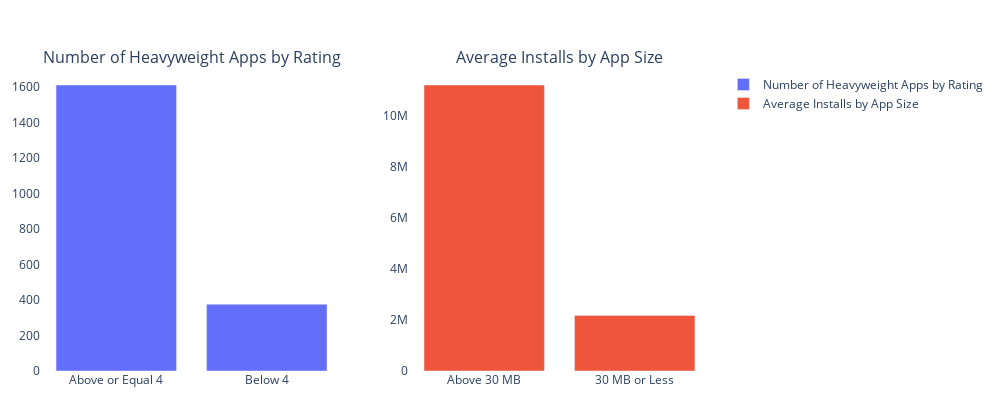

The notebook cell saved with this chart:
### Markdown cell above
ניתן לראות את החלוקה בפיזור האפליקציות. אפליקציות הגדולות מ-30 מגה-בייט מדורגות בעיקר בדירוג הגבוה יותר באופן ברור יותר

### Code cell
heavy_apps = size_apps[size_apps['Size_MB'] > 30]

total_heavy_apps = heavy_apps.shape[0]
high_rating_apps = heavy_apps[heavy_apps['Rating'] >= 4].shape[0]
low_rating_apps = heavy_apps[heavy_apps['Rating'] < 4].shape[0]

data1 = {'Rating Category': ['Above or Equal 4', 'Below 4'],'Count': [high_rating_apps, low_rating_apps]}

df1 = pd.DataFrame(data1)

large_apps = size_apps[size_apps['Size_MB'] > 30]
small_apps = size_apps[size_apps['Size_MB'] <= 30]

large_apps = large_apps[large_apps['Installs'] <= 100000000]
small_apps = small_apps[small_apps['Installs'] <= 100000000]
average_installs_large = large_apps['Installs'].mean()
average_installs_small = small_apps['Installs'].mean()

data2 = {'Size Category': ['Above 30 MB', '30 MB or Less'],'Average Installs': [average_installs_large, average_installs_small]}

df2 = pd.DataFrame(data2)

fig = make_subplots(rows=1, cols=2, subplot_titles=("Number of Heavyweight Apps by Rating", "Average Installs by App Size"))
fig.add_trace(go.Bar(x=df1['Rating Category'], y=df1['Count'], name='Number of Heavyweight Apps by Rating'), row=1, col=1)
fig.add_trace(go.Bar(x=df2['Size Category'], y=df2['Average Installs'], name='Average Installs by App Size'), row=1, col=2)

fig.update_layout(title_text='Comparison of Heavyweight Apps and Installations', width=1000, height=400, margin=dict(t=50, b=0, l=0, r=0))
fig.update_layout(title='',margin=dict(l=20, r=20, t=70, b=20),title_x=0.5,plot_bgcolor='rgba(0,0,0,0)',paper_bgcolor='rgba(0,0,0,0)')

fig.show()

### Figure 1 — Plotly figure (JSON) as saved in the notebook; plotly's stock layout.template omitted (floating-point values rounded to 4 significant figures)
{"data": [{"name": "Number of Heavyweight Apps by Rating", "type": "bar", "x": ["Above or Equal 4", "Below 4"], "xaxis": "x", "y": [1611, 376], "yaxis": "y"}, {"name": "Average Installs by App Size", "type": "bar", "x": ["Above 30 MB", "30 MB or Less"], "xaxis": "x2", "y": [11180000.0, 2175000.0], "yaxis": "y2"}], "layout": {"annotations": [{"font": {"size": 16}, "showarrow": false, "text": "Number of Heavyweight Apps by Rating", "x": 0.225, "xanchor": "center", "xref": "paper", "y": 1, "yanchor": "bottom", "yref": "paper"}, {"font": {"size": 16}, "showarrow": false, "text": "Average Installs by App Size", "x": 0.775, "xanchor": "center", "xref": "paper", "y": 1, "yanchor": "bottom", "yref": "paper"}], "height": 400, "margin": {"b": 20, "l": 20, "r": 20, "t": 70}, "paper_bgcolor": "rgba(0, 0, 0, 0)", "plot_bgcolor": "rgba(0, 0, 0, 0)", "title": {"text": "", "x": 0.5}, "width": 1000, "xaxis": {"anchor": "y", "autorange": true, "domain": [0, 0.45], "range": [-0.5, 1.5], "type": "category"}, "xaxis2": {"anchor": "y2", "autorange": true, "domain": [0.55, 1], "range": [-0.5, 1.5], "type": "category"}, "yaxis": {"anchor": "x", "autorange": true, "domain": [0, 1], "range": [0, 1696.0], "type": "linear"}, "yaxis2": {"anchor": "x2", "autorange": true, "domain": [0, 1], "range": [0, 11770000.0], "type": "linear"}}}
